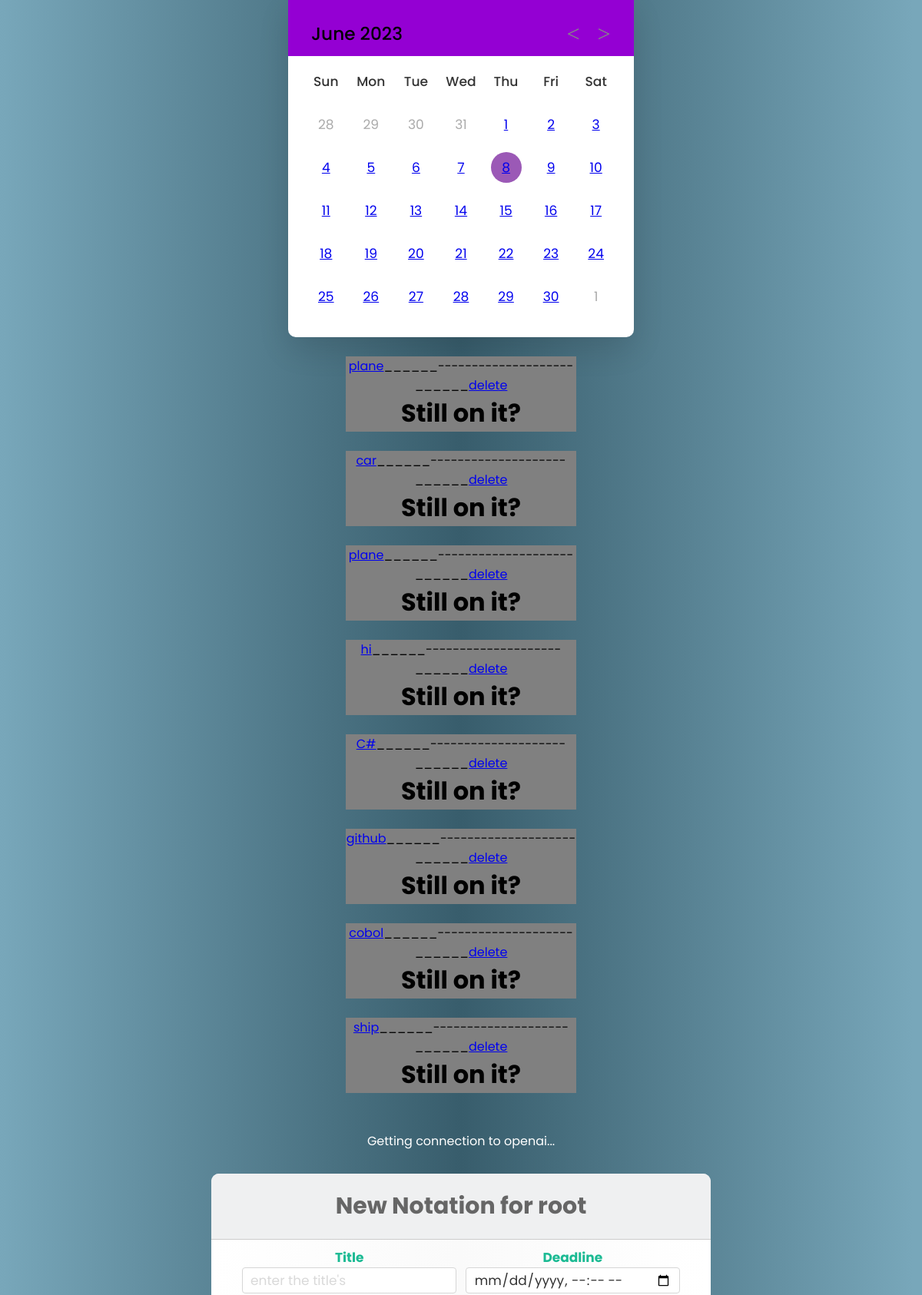
Before: / (signed in, upper part) with the older database file.
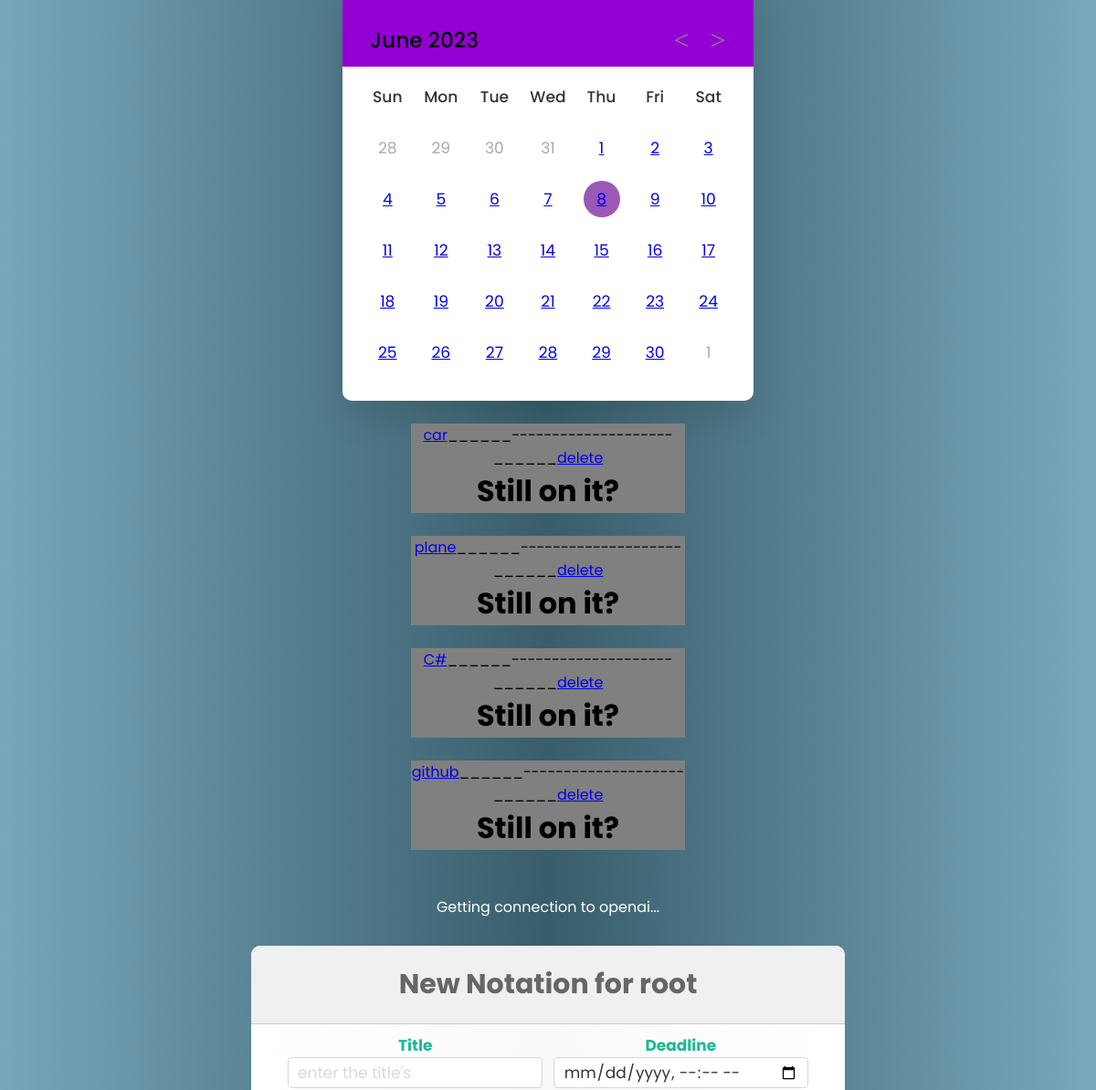
After: the same page with the newer database file.
### principal/models.py (models this page shows, shortened)
class Annotation(models.Model):
    account = models.ForeignKey(User, null=True, blank=False, on_delete=models.SET_NULL)
    name = models.CharField(max_length=45)
    description = models.TextField()
    deadline = models.DateTimeField()  # format("YYYY-MM-DD\ HH:mn:sc")
    reminder = models.TimeField()  # format("HH:Mn:Sc")
    over = models.BooleanField(default=False)
    like = models.ManyToManyField(User, related_name='fan_zone',  blank=True, null=True)
    unlike = models.ManyToManyField(User, related_name='contests', blank=True, null=True)
    objects = models.Manager()

### principal/views.py (the view, shortened to what this page needs)
# urls.py: path('', principal, name='entry'),
@sync_to_async   # optimization performed
def principal(request, annotation_id=0):
    if request.user.username:
        nature: str = "Add"
        advice: str = "Getting connection to openai..."
        length: float = 0
        timing: str = ''
        qs = Annotation.objects.filter(account=request.user).order_by("deadline")
        if request.method == 'POST':
            if annotation_id == 0:
                desc = request.POST['description']
                form = Annotation.objects.create(
                    account=request.user,
                    name=request.POST['name'],
                    deadline=request.POST['deadline'],
                    reminder=request.POST['reminder'], description=desc,
                    over=False
                )  # create
                deadline = datetime.datetime(year=int(request.POST['deadline'][0:3]),
                                             month=int(request.POST['deadline'][5:7]),
                                             day=int(request.POST['deadline'][8:10]),
                                             hour=int(request.POST['deadline'][11:13]),
                                             minute=int(request.POST['deadline'][14:16]),
                                             second=10, microsecond=10)
                if (deadline - datetime.datetime.now()).total_seconds() > 0:
                    over = False  # temps impartie finie
                else:
                    over = True
                form.over = over
                form.save()
                return HttpResponseRedirect(reverse('main:entry'))
            else:
                nature = 'change'
                note = Annotation.objects.get(id=annotation_id)
                form = AnnotationForm(request.POST, instance=note)
                if form.is_valid():
                    form.save()
                return render(request, template_name='principal/main.html',
                              context={"dj": qs, "form": form, "type": nature})
        elif request.method == 'GET':
            if annotation_id == 0:
                form = AnnotationForm()  # create
            return render(request, template_name='principal/main.html', context={
                        "dj": qs,
                        "form": form,
                        "type": nature,
                        "advice": advice,
                        "length": length,
                        "timing": timing,
                       }
                   )
    elif request.user:  # new_User_or_Anonymous
        qs = User.objects.all()  # async filter(is_active=True, good_stat)
        """ matplotlib(user, login) """
        return render(request, template_name='./principal/main.html', context={"dj": qs})

### templates/principal/main.html (shortened to what this page needs)
<!DOCTYPE html>
<html lang="en">
<head>
    {% load static %}{% load i18n %}
    <link rel="stylesheet" href="{% static './styles/calendar.css' %}">
</head>
<body>
    <center>
        <div class="wrapper">
        <header>
            <p class="current-date"></p>
            <div class="icons">
                <span id="prev" class="material-symbols-rounded"><</span>
                <span id="next" class="material-symbols-rounded">></span>
            </div>
        </header>
          <div class="calendar">
            <ul class="weeks">
              <li>Sun</li>
              <li>Mon</li>
              <li>Tue</li>
              <li>Wed</li>
              <li>Thu</li>
              <li>Fri</li>
              <li>Sat</li>
            </ul>
            <ul class="days"></ul>
          </div>
        </div>
        {% if user.username %}
    <div>
        <br>
        {% for i in dj %}
            <div style="background-color: grey; width: 300px">
                <a href="{% url 'main:change' i.id %}">{{ i.name }}</a>______--------------------______<a href="{% url 'main:delete' i.id %}">delete</a> <br>
                {% if i.over %}
                    <h1>Time Over</h1>
                {% else %}
                    <h1>Still on it?</h1>
                {% endif %}
            </div>
            <br>
        {% endfor %}
        <br>
    </div>
    <div class="advice" style="color: white">{{ advice }}</div>
    <div>
        <form action="" enctype="application/x-www-form-urlencoded" method="post" class="signup-form">
            <div class="form-header">
                <h1>New Notation for {{ user.username }}</h1>
            </div>
            <div class="form-body">
                <div class="horizontal-group">
                    <div class="form-group left">
                        <label for="firstname" class="label-title">Title</label>
                        {{ form.name }}
                    </div>
                    <div class="form-group right">
                        <label for="lastname" class="label-title">Deadline</label>
                        {{ form.deadline }}
                    </div>
                </div>
                <div class="form-group">
                </div>
            </div>
        </form>
    </div>
        {% endif %}
    </center>
</body>
</html>

Changed rows visible on the page:
removed Annotation: name "plane", over "Still on it?"
removed Annotation: name "hi", over "Still on it?"
removed Annotation: name "cobol", over "Still on it?"
removed Annotation: name "ship", over "Still on it?"
